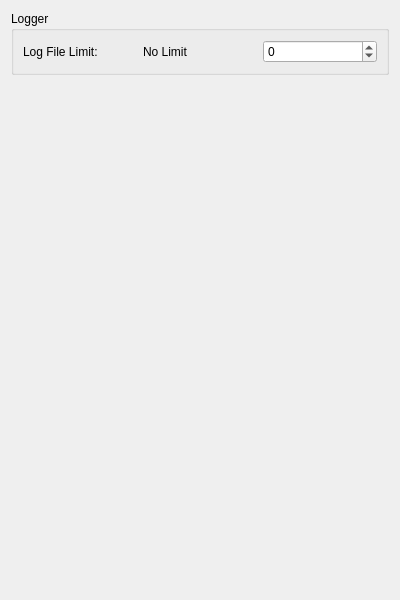
<?xml version="1.0" encoding="UTF-8"?>
<ui version="4.0">
 <class>LAminecTab</class>
 <widget class="QWidget" name="LAminecTab">
  <property name="geometry">
   <rect>
    <x>0</x>
    <y>0</y>
    <width>400</width>
    <height>600</height>
   </rect>
  </property>
  <property name="windowTitle">
   <string notr="true">Form</string>
  </property>
  <layout class="QVBoxLayout" name="verticalLayout_2">
   <item>
    <widget class="QGroupBox" name="groupBox">
     <property name="whatsThis">
      <string notr="true"/>
     </property>
     <property name="title">
      <string>Logger</string>
     </property>
     <layout class="QVBoxLayout" name="verticalLayout">
      <item>
       <layout class="QHBoxLayout" name="horizontalLayout_4">
        <item>
         <widget class="QLabel" name="logNumber_label">
          <property name="text">
           <string>Log File Limit:</string>
          </property>
          <property name="buddy">
           <cstring>logNumber_spinBox</cstring>
          </property>
         </widget>
        </item>
        <item>
         <widget class="QLabel" name="logTip_label">
          <property name="text">
           <string>No Limit</string>
          </property>
         </widget>
        </item>
        <item>
         <widget class="QSpinBox" name="logNumber_spinBox">
          <property name="minimum">
           <number>-1</number>
          </property>
         </widget>
        </item>
       </layout>
      </item>
     </layout>
    </widget>
   </item>
   <item>
    <spacer name="verticalSpacer_4">
     <property name="orientation">
      <enum>Qt::Vertical</enum>
     </property>
     <property name="sizeHint" stdset="0">
      <size>
       <width>20</width>
       <height>507</height>
      </size>
     </property>
    </spacer>
   </item>
  </layout>
 </widget>
 <resources/>
 <connections/>
</ui>
